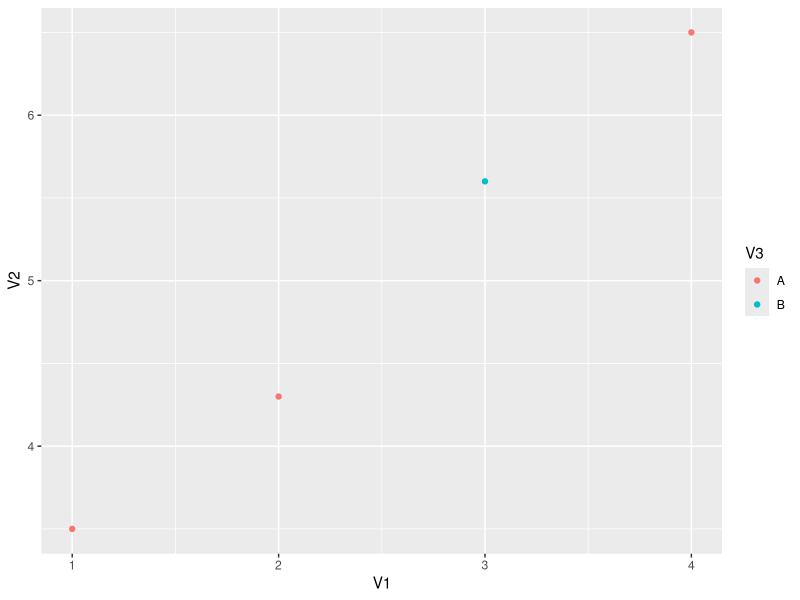
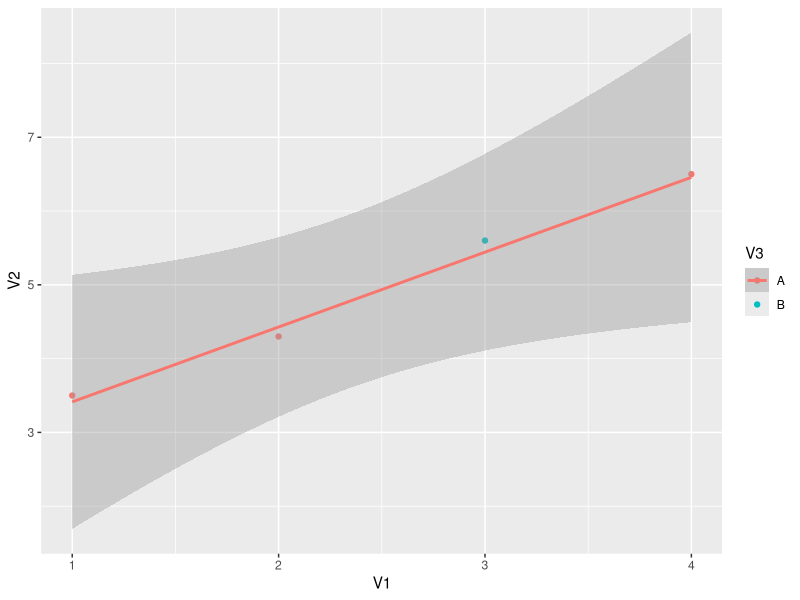
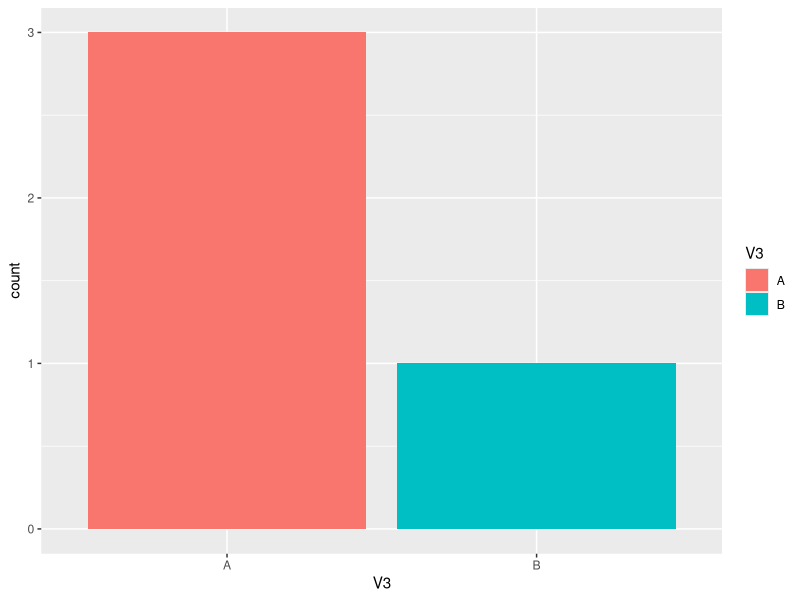
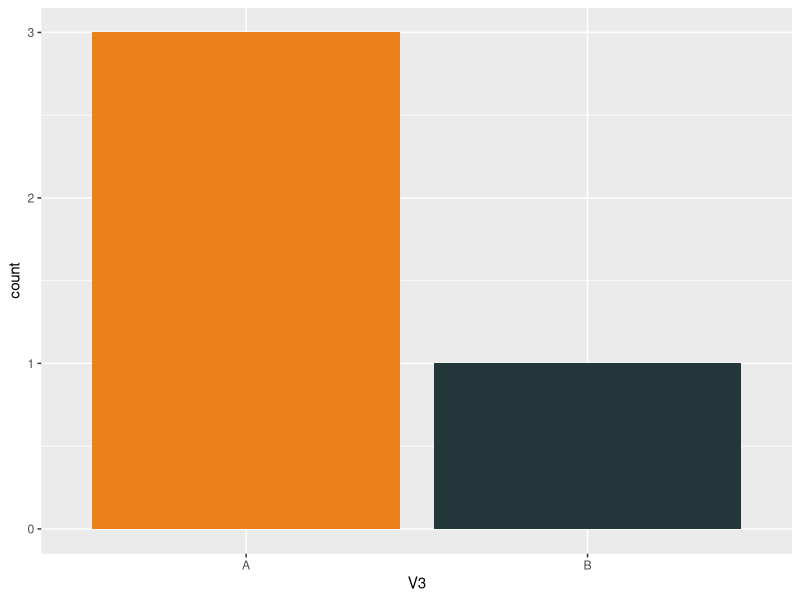
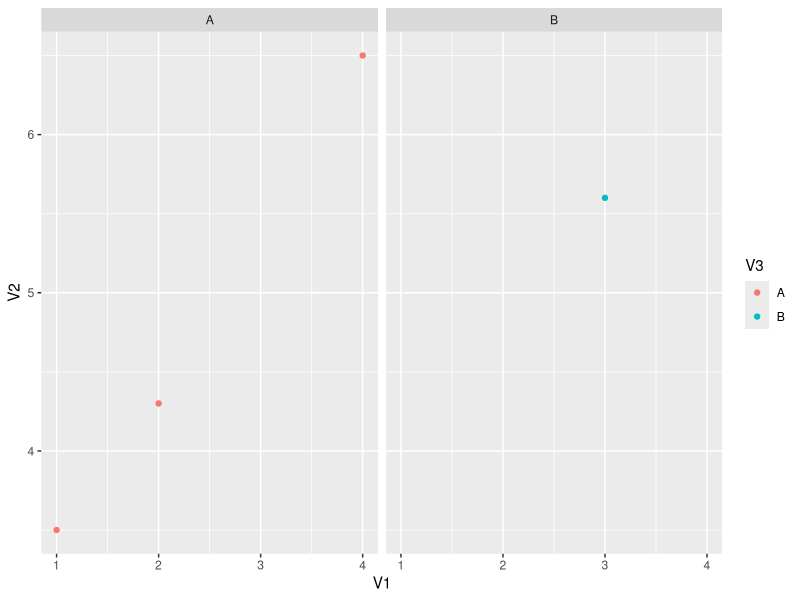
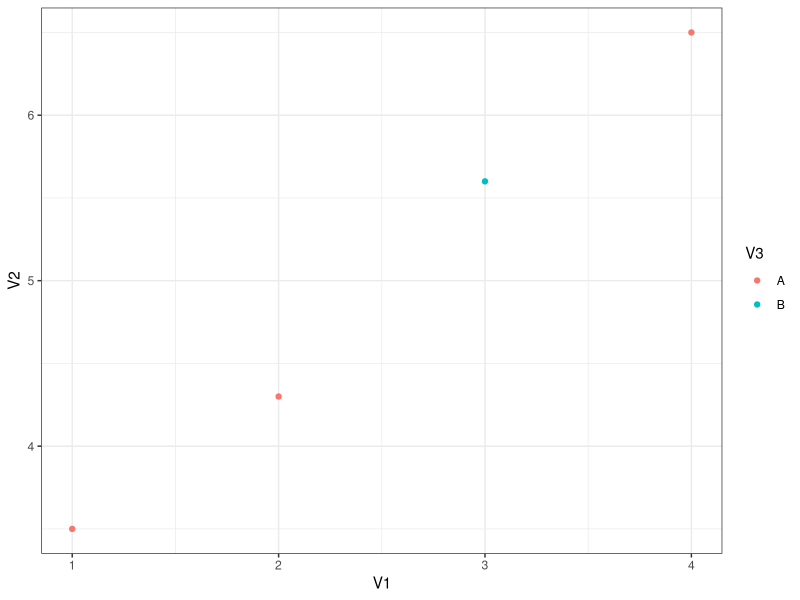
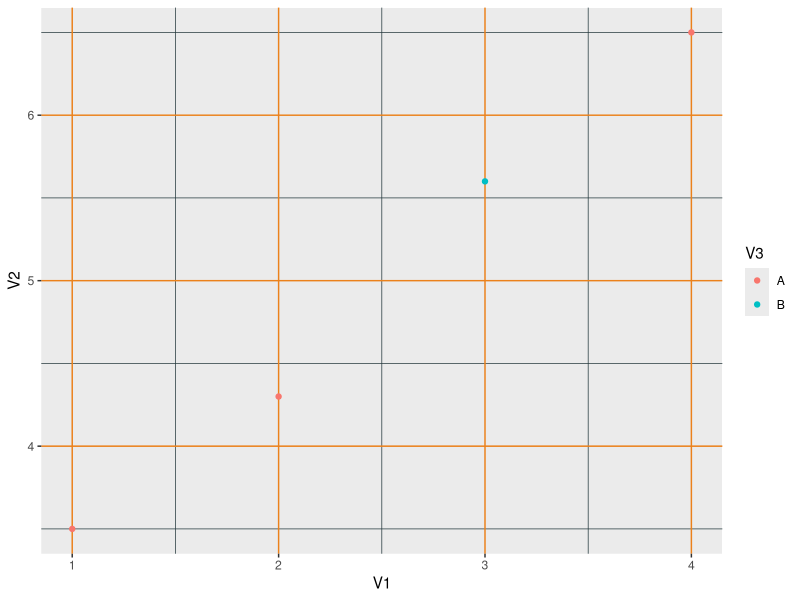

Here is the R script that generated these plots, in order: (Note: this script raises an error after producing the figures.)
## ---- chunk 1
library(ggplot2)
## ---- chunk 2
R <- data.frame(
  V1 = c(1,2,3,4), 
  V2 = c(3.5,4.3,5.6,6.5), 
  V3 = c("A","A","B","A")
  )

R
## ---- chunk 3
R
## ---- chunk 4
ggplot(data = R, aes(x = V1, y = V2, colour = V3)) +
  geom_point()
## ---- chunk 5
ggplot(data = R, aes(x = V1, y = V2, colour = V3)) +
  geom_point() +
  stat_smooth(method = "lm")
## ---- chunk 6
ggplot(data = R, aes(x = V3, fill = V3)) +
  geom_bar(stats = "count")
## ---- chunk 7
ggplot(data = R, aes(x = V3, fill = V3)) +
  geom_bar(stats = "count") +
  scale_fill_manual( 
    values = c('A' = '#EB811B', 'B' = '#23373B'),
    guide = FALSE                    
  )
## ---- chunk 8
ggplot(data = R, aes(x = V1, y = V2, colour = V3)) +
  geom_point() +
  facet_wrap(~V3)
## ---- chunk 9
ggplot(data = R, aes(x = V1, y = V2, colour = V3)) +
  geom_point() +
  theme_bw()
## ---- chunk 10
ggplot(data = R, aes(x = V1, y = V2, colour = V3)) +
  geom_point() +
  theme(
    panel.grid.minor = element_line(colour = '#23373B'),
    panel.grid.major = element_line(colour = '#EB811B')
  )
## ---- chunk 11
library(maps)
## ---- chunk 12
world <- map_data("world")

worldmap <- ggplot(world, aes(x = long, y = lat, group = group)) +
  geom_polygon(fill = "white", colour = "black") + 
  coord_map("ortho", orientation = c(48, 9, 0))

worldmap +
  geom_point(aes(x = 10, y = 53.33), colour = "red", size = 7)
